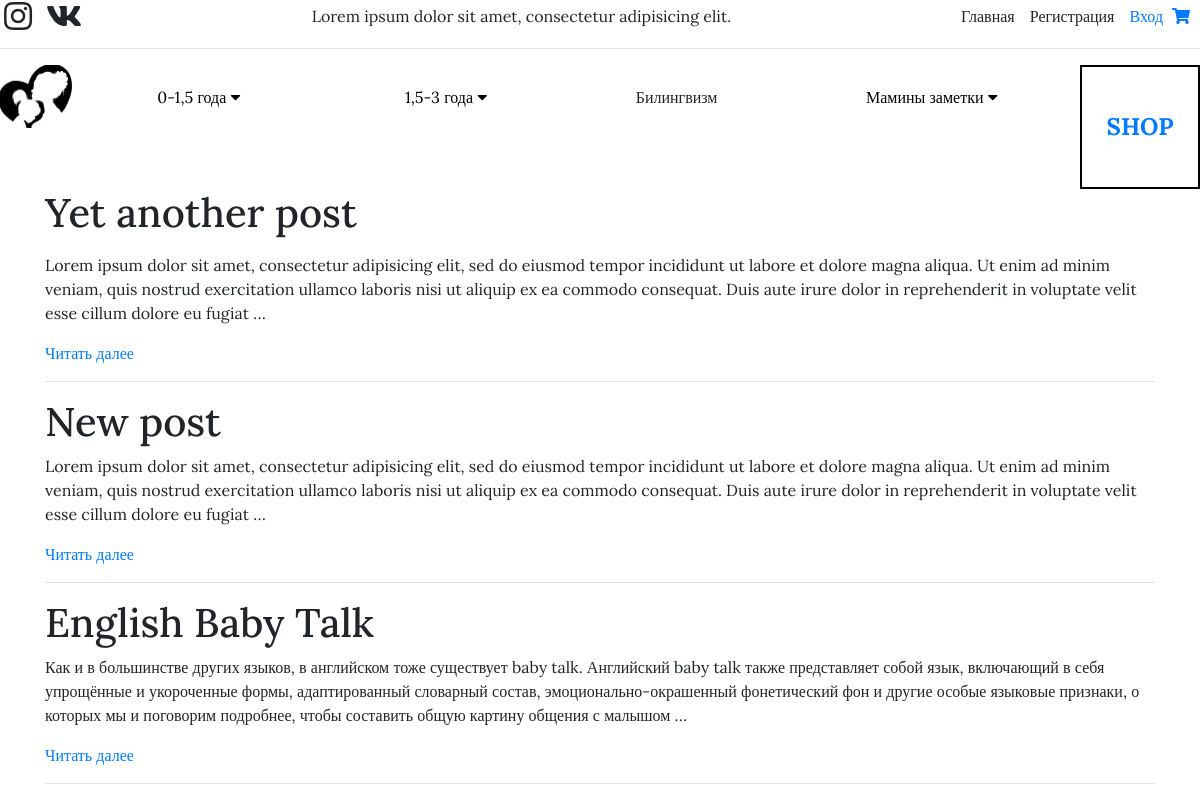
Screenshot of /blog/ with the database file from the repository.
### blog/models.py (models this page shows, shortened)
class Post(models.Model):
    status_choices = (
        ('draft', 'Draft'),
        ('published', 'Published'),
    )
    category = models.ForeignKey(Category, on_delete=models.CASCADE,
                                 related_name='posts')
    title = models.CharField('Заголовок', max_length=250)
    slug = models.SlugField(max_length=250,
                            unique_for_date='publish')
    author = models.ForeignKey(User, on_delete=models.CASCADE,
                               related_name='blog_posts')
    thumbnail_image = models.ImageField(upload_to='post/thumbnails',
                                        blank=True)
    body = models.TextField()
    publish = models.DateTimeField(default=timezone.now)
    created = models.DateTimeField(auto_now_add=True)
    updated = models.DateTimeField(auto_now=True)
    status = models.CharField(max_length=10,
                              choices=status_choices,
                              default='draft')
    objects = models.Manager()
    published = PublishedManager()
    class Meta:
        ordering = ('-publish',)
        verbose_name = 'Пост'
        verbose_name_plural = 'Посты'
    def get_absolute_url(self):
        return reverse('blog:post_detail',
                       args=[self.publish.year,
                             self.publish.month,
                             self.publish.day,
                             self.slug])

### blog/views.py (the view)
# urls.py: path('', views.post_list, name='post_list'),
def post_list(request):
    posts = Post.published.all()
    context = {'posts': posts}
    return render(request, 'blog/post/list.html', context)

### blog/models.py (called while the page is built)
    def get_queryset(self):
        return super(PublishedManager, self).get_queryset().filter(status='published')

### cart/context_processors.py (called while the page is built)
def cart(request):
    cart = Cart(request)
    return {'CART':cart}

### blog/templates/blog/post/list.html (shortened to what this page needs)
{% extends 'blog/base.html' %}
{% load static %}
{% load thumbnail %}
{% block content %}
{% for post in posts %}
<h1>{{ post.title }}</h1>
<p>{{ post.body|safe|truncatewords:50 }}</p>
<a href="{{ post.get_absolute_url }}">Читать далее</a>
<hr>
{% endfor %}
{% endblock %}

### blog/static/blog/css/julisa.css (style rules this page uses)
html { margin: auto; width: 100%; max-width: 1200px; }
body { font-family: 'Lora', serif; }

### rows the page displays
Post: title "Yet another post", body "Lorem ipsum dolor sit amet, consectetur adipisicing elit, sed do eiusmod tempor incididunt ut labore et dolore magna aliqua. Ut enim ad minim veniam, quis nostrud exercitation ullamco laboris nisi ut aliquip ex ea commodo consequat. Duis aute irure dolor in reprehenderit in voluptate velit esse cillum dolore eu fugiat …"
Post: title "New post", body "Lorem ipsum dolor sit amet, consectetur adipisicing elit, sed do eiusmod tempor incididunt ut labore et dolore magna aliqua. Ut enim ad minim veniam, quis nostrud exercitation ullamco laboris nisi ut aliquip ex ea commodo consequat. Duis aute irure dolor in reprehenderit in voluptate velit esse cillum dolore eu fugiat …"
Post: title "English Baby Talk", body "Как и в большинстве других языков, в английском тоже существует baby talk. Английский baby talk также представляет собой язык, включающий в себя упрощённые и укороченные формы, адаптированный словарный состав, эмоционально-окрашенный фонетический фон и другие особые языковые признаки, о которых мы и поговорим подробнее, чтобы составить общую картину общения с малышом …"
